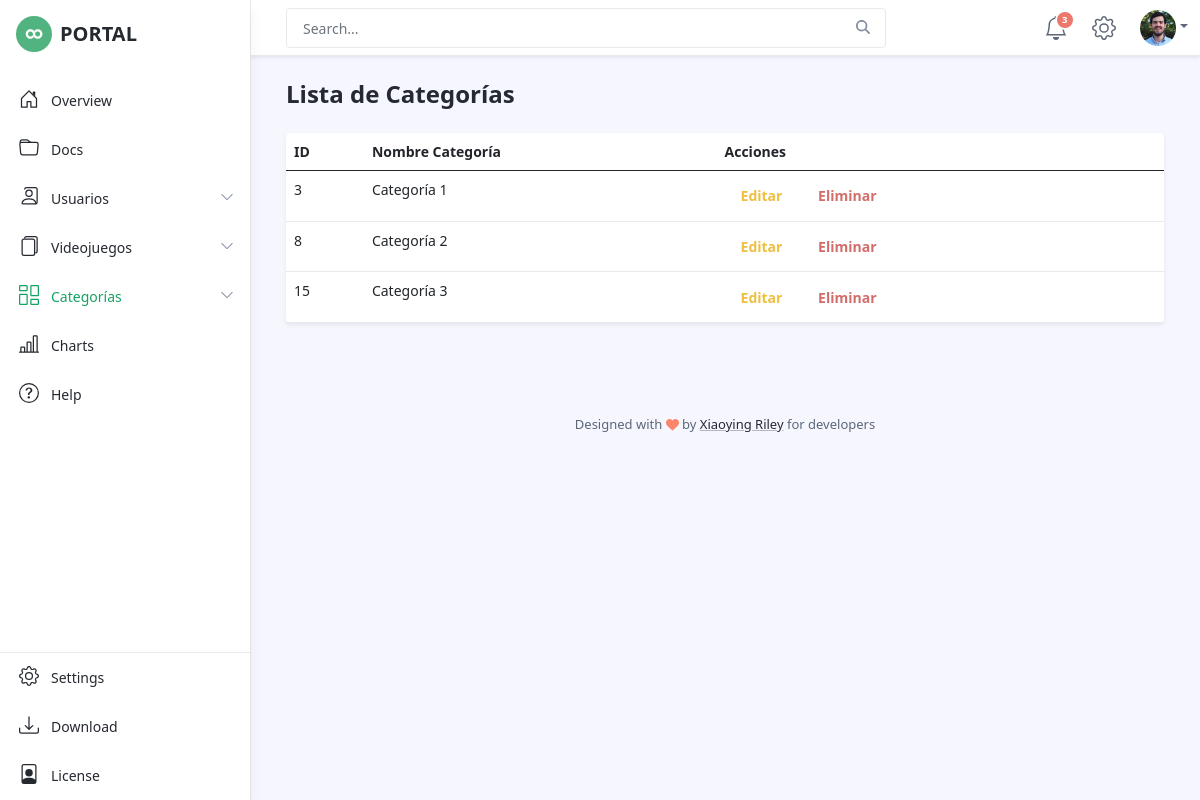
Before: /categorias/lista/ with the older database file.
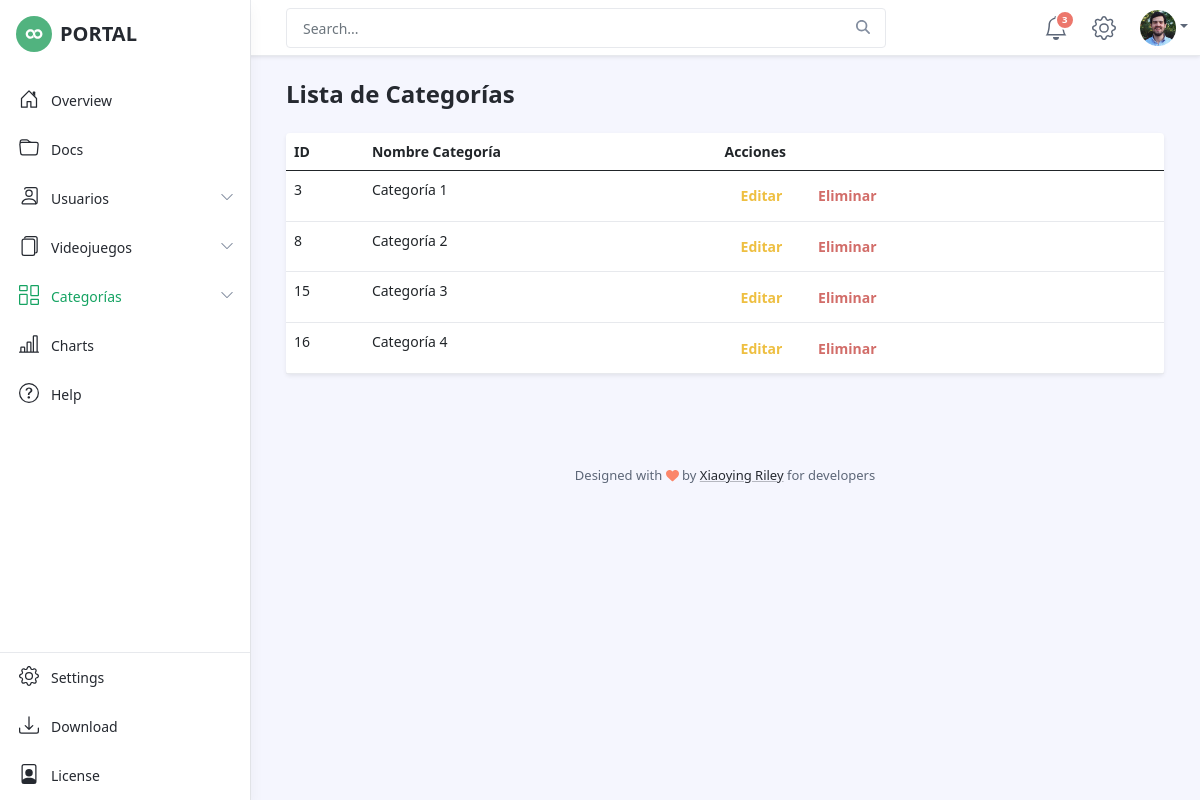
After: the same page with the newer database file.
### videojuego/models.py (models this page shows, shortened)
class Categoria(models.Model):
    nombre = models.CharField(max_length=50)

### videojuego/views.py (the view)
def lista_categoria(request):
    categorias = Categoria.objects.all()
    return render(request,'lista_categorias.html',{'categorias' : categorias,
                                                    'cat_lista' : True})

### videojuego/templates/lista_categorias.html (shortened to what this page needs)
{% extends 'dashboard.html' %}
{% load static %}
{% block contenido %}
<h1 class="app-page-title">Lista de Categorías</h1>
<div class="app-card app-card-orders-table shadow-sm mb-5">
    <table class="table table-hover">
        <thead>
            <th>ID</th>
            <th>Nombre Categoría</th>
            <th>Acciones</th>
        </thead>
        <tbody>
            {% for categoria in categorias %}
                <tr>
                    <td>{{categoria.id}}</td>
                    <td>{{categoria.nombre}}</td>
                    <td><a href="{% url 'categoria:editar' categoria.id %}" class="btn btn-outline-warning">Editar</a>
                    <button onclick="muestraModal('{% url 'categoria:eliminar' categoria.id %}','la {{categoria.nombre}}')" type="button" class="btn btn-outline-danger" data-toggle="modal" data-target="#eliminarModal">Eliminar</button>
                </tr>
            {% endfor %}
        </tbody>
    </table>
</div>
{% endblock contenido %}

Changed rows visible on the page:
added Categoria: id "16", nombre "Categoría 4"
